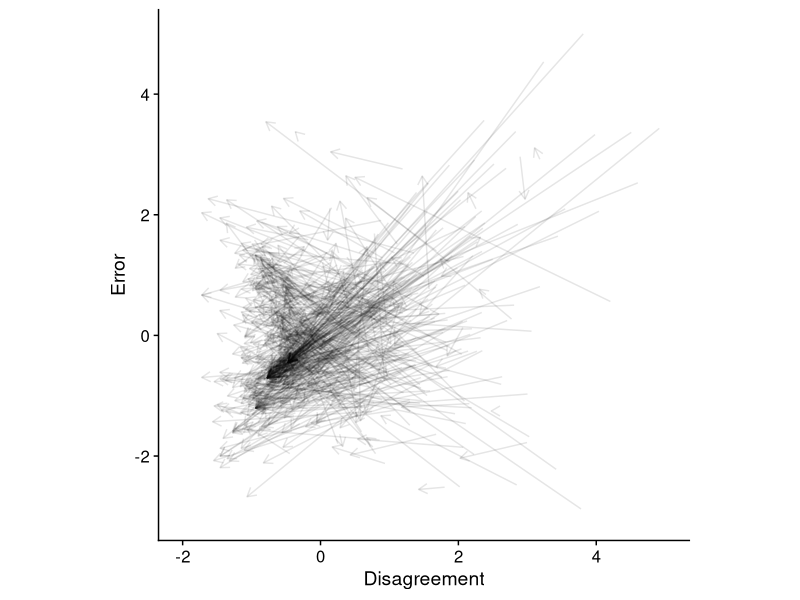
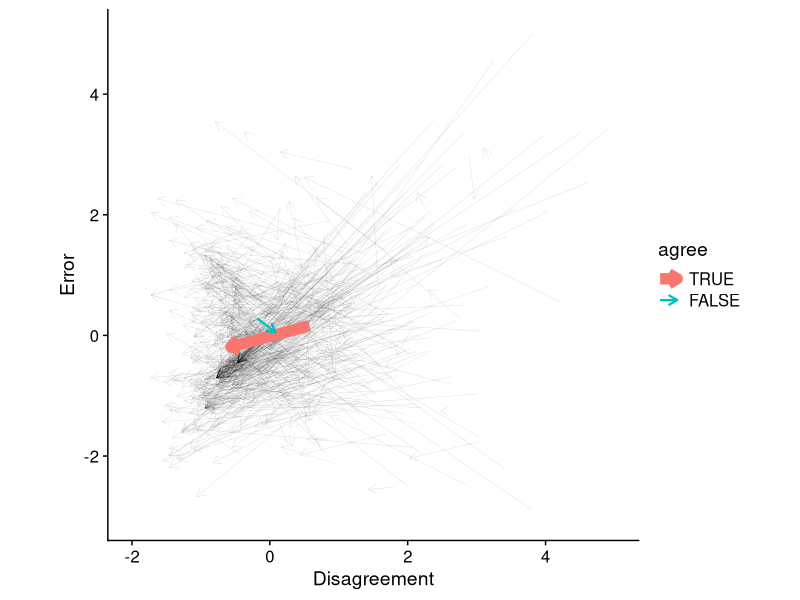
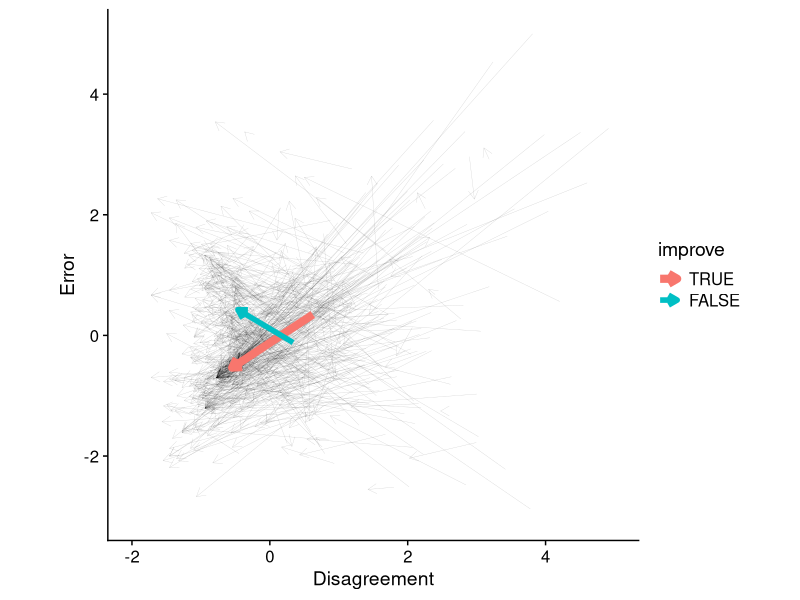
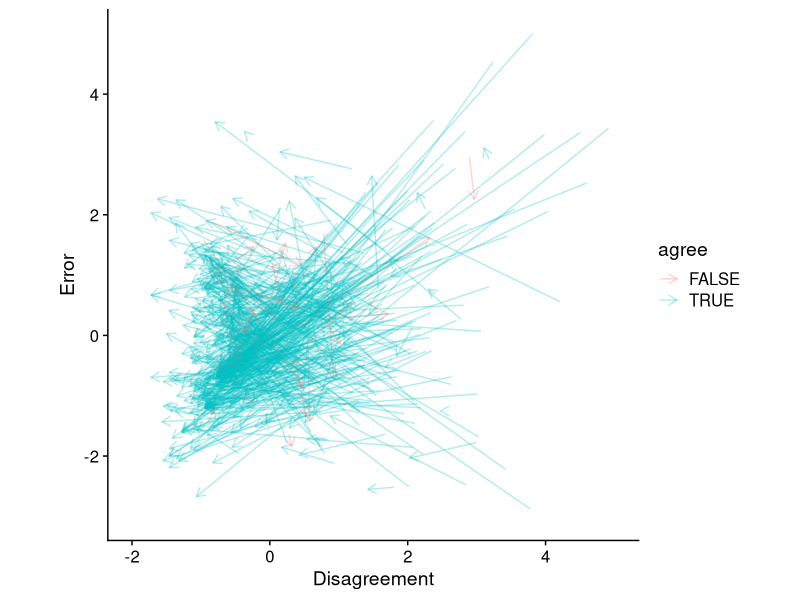
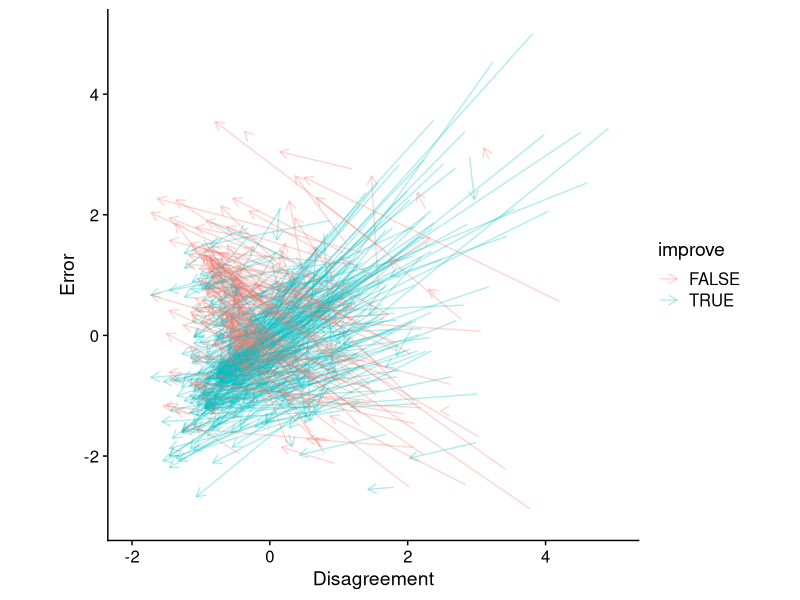
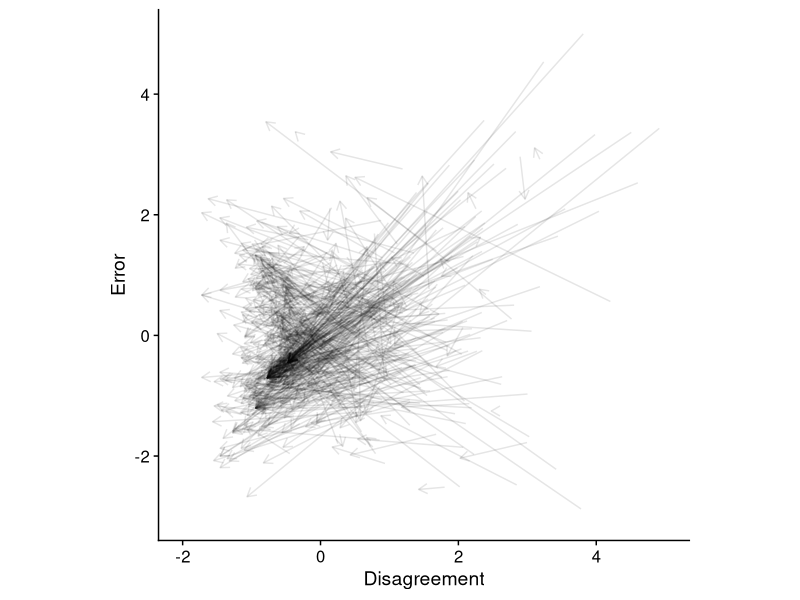
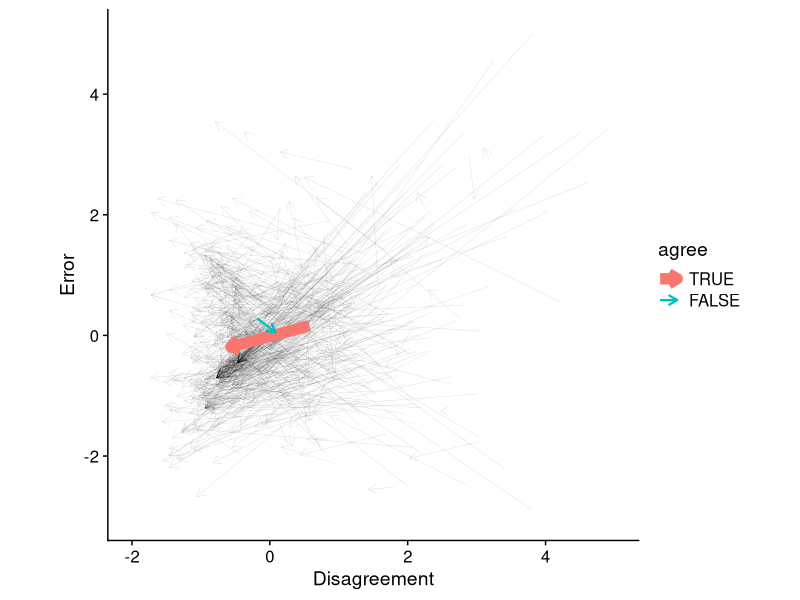
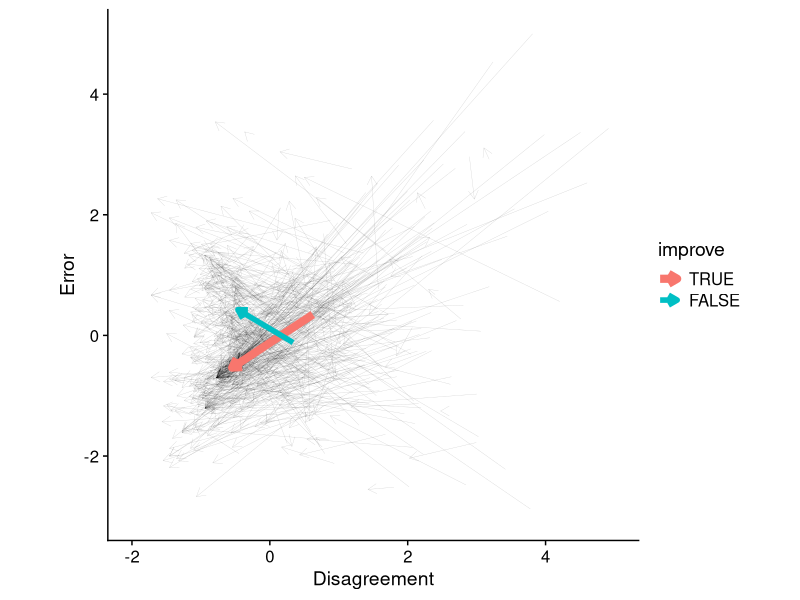

Here is the R script that generated these plots, in order:
## ---- chunk 1
#defaults
knitr::opts_chunk$set(warning = FALSE)
knitr::opts_chunk$set(message = FALSE)

#plot parameters
avg_scale <- 2 # bigger numbers make arrors showing averages smaller
## ---- chunk 2
library("tidyverse")
library("cowplot")
## ---- chunk 3

#get data from https://osf.io/a4cf7/?action=download",destfile="data1.csv")

group_data <- read_csv("data1.csv")
group_data <- mutate(group_data, agree = sd2 < sd1) # create a new variable to indicate whether group agreement formed
## ---- chunk 4
group_data_n <- group_data %>% 
  pivot_longer(cols = 8:9,   names_to ="acc_time", values_to = "acc_val") %>% 
  pivot_longer(cols = 12:13, names_to ="agr_time", values_to = "agr_val") %>% 
  group_by(qcode) %>% 
  mutate(acc_val = scale(acc_val), agr_val = scale(agr_val)) %>% 
  pivot_wider(names_from = "acc_time", values_from = "acc_val") %>% 
  pivot_wider(names_from = "agr_time", values_from = "agr_val") %>% 
  mutate(agree = as.factor(agree), improve = as.factor(improve)) %>% 
  ungroup(qcode)
## ---- chunk 5
arrow_graph_n <- ggplot() +
  geom_segment(aes(x = sd1, y = aee1, xend = sd2, yend = aee2), data = group_data_n, arrow = arrow(length=unit(0.1,"inches")), alpha = 0.1) + 
  theme_cowplot() + xlab('Disagreement') + ylab('Error') + ylim(-3, 5) + xlim(-2, 5) + theme(aspect.ratio=1) 
## ---- chunk 6
arrow_graph_n # normalised 
ggsave("figure_1.jpg")
## ---- chunk 7
averaged_data_n <- group_data_n %>% 
  select(sd1, sd2, aee1, aee2, agree) %>% 
  group_by(agree) %>% 
  summarise(sd1 = mean(sd1), sd2 = mean(sd2), aee1 = mean(aee1), aee2 = mean(aee2), case = n()/100)
line_thickness <- averaged_data_n %>% select(case) %>% unlist() %>% as.vector() # don't mapping thickness by aes(size = x)

arrow_graph_agree_n_average <- ggplot() +
  geom_segment(aes(x = sd1, y = aee1, xend = sd2, yend = aee2), data = group_data_n, arrow = arrow(length=unit(0.1,"inches")), alpha = 0.2, size = 0.1) + 
  geom_segment(aes(x = sd1, y = aee1, xend = sd2, yend = aee2, colour = agree), data = averaged_data_n %>% filter(agree == 'TRUE'), arrow = arrow(length=unit(0.1,"inches")), alpha = 1, lwd = (line_thickness[2]+1)/avg_scale) + 
  geom_segment(aes(x = sd1, y = aee1, xend = sd2, yend = aee2, colour = agree), data = averaged_data_n %>% filter(agree == 'FALSE'), arrow = arrow(length=unit(0.1,"inches")), alpha = 1, lwd = (line_thickness[1]+1)/avg_scale) + 
  theme_cowplot() + xlab('Disagreement') + ylab('Error') + ylim(-3, 5) + xlim(-2, 5) + guides(size = "none") + theme(aspect.ratio=1)
## ---- chunk 8
arrow_graph_agree_n_average # normalised broken down with whether group agreement were formed
ggsave("figure_2.jpg")
## ---- chunk 9
averaged_data_n <- group_data_n %>% 
  select(sd1, sd2, aee1, aee2, improve) %>% 
  group_by(improve) %>% 
  summarise(sd1 = mean(sd1), sd2 = mean(sd2), aee1 = mean(aee1), aee2 = mean(aee2), case = n()/100)

line_thickness <- averaged_data_n %>% select(case) %>% unlist() %>% as.vector() # assign thickness of arrows by case numbers

levels(averaged_data_n$improve) <- c("FALSE", "TRUE") # rename improvement level

arrow_graph_improve_n_average <- ggplot() +
  geom_segment(aes(x = sd1, y = aee1, xend = sd2, yend = aee2), data = group_data_n, arrow = arrow(length=unit(0.1,"inches")), alpha = 0.2, size = 0.1) +
  geom_segment(aes(x = sd1, y = aee1, xend = sd2, yend = aee2, colour = improve), data = averaged_data_n %>% filter(improve == 'TRUE'), arrow = arrow(length=unit(0.1,"inches")), alpha = 1, lwd = (line_thickness[2]+1)/avg_scale) + 
  geom_segment(aes(x = sd1, y = aee1, xend = sd2, yend = aee2, colour = improve), data = averaged_data_n %>% filter(improve == 'FALSE'), arrow = arrow(length=unit(0.1,"inches")), alpha = 1, lwd = (line_thickness[1]+1)/avg_scale,) + 
  theme_cowplot() + xlab('Disagreement') + ylab('Error') + ylim(-3, 5) + xlim(-2, 5) + guides(size = "none") + theme(aspect.ratio=1)
## ---- chunk 10
arrow_graph_improve_n_average # normalised broken down with whether group agreement were formed
ggsave("Figure_3.jpg")
## ---- chunk 11
levels(group_data_n$improve) <- c("FALSE", "TRUE") # rename improvement level

arrow_graph_agree_n <- ggplot() +
  geom_segment(aes(x = sd1, y = aee1, xend = sd2, yend = aee2, colour = agree), data = group_data_n, arrow = arrow(length=unit(0.1,"inches")), alpha = 0.3) + 
  theme_cowplot() + xlab('Disagreement') + ylab('Error') + ylim(-3, 5) + xlim(-2, 5) + theme(aspect.ratio=1)
## ---- chunk 12
arrow_graph_agree_n # normalised broken down with whether group agreement were formed
ggsave("Figure_4.jpg")
## ---- chunk 13
arrow_graph_accuracy_n <- ggplot() +
  geom_segment(aes(x = sd1, y = aee1, xend = sd2, yend = aee2, colour = improve), data = group_data_n, arrow = arrow(length=unit(0.1,"inches")), alpha = 0.3) + 
  theme_cowplot() + xlab('Disagreement') + ylab('Error') + ylim(-3, 5) + xlim(-2, 5) + theme(aspect.ratio=1)
## ---- chunk 14
arrow_graph_accuracy_n # normalised broken down with whether group performance were improved
ggsave("Figure_5.jpg")
